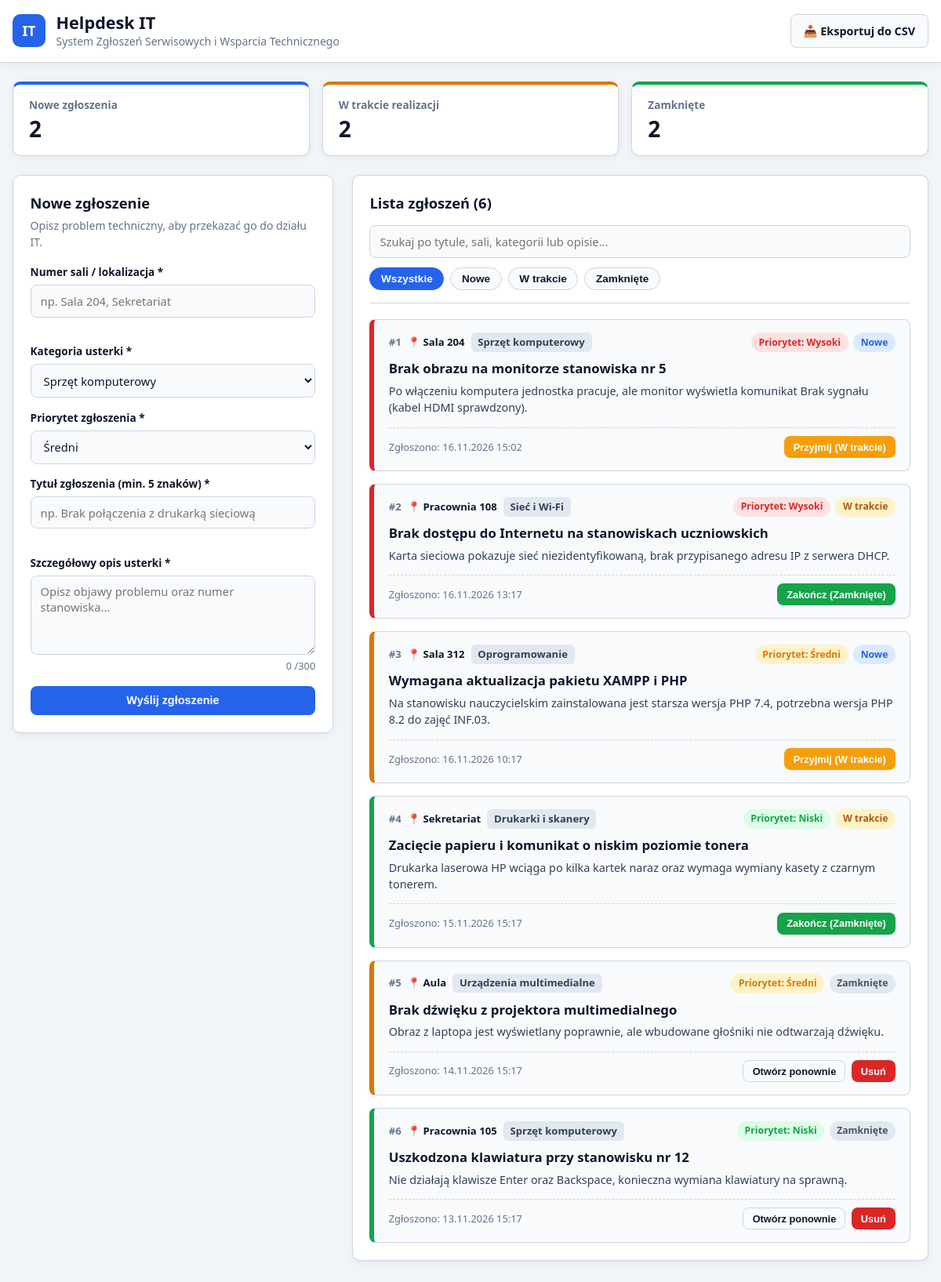
The page / on the database its author committed.
### tables this page shows
CREATE TABLE `tickets` (
  `id` INT AUTO_INCREMENT PRIMARY KEY,
  `category_id` INT NOT NULL,
  `room` VARCHAR(20) NOT NULL,
  `title` VARCHAR(100) NOT NULL,
  `description` TEXT NOT NULL,
  `priority` ENUM('niski', 'sredni', 'wysoki') NOT NULL DEFAULT 'sredni',
  `status` ENUM('nowe', 'w_trakcie', 'zamkniete') NOT NULL DEFAULT 'nowe',
  `created_at` TIMESTAMP DEFAULT CURRENT_TIMESTAMP,
  CONSTRAINT `fk_tickets_category`
    FOREIGN KEY (`category_id`) REFERENCES `categories`(`id`)
    ON DELETE RESTRICT
    ON UPDATE CASCADE
);

CREATE TABLE `categories` (
  `id` INT AUTO_INCREMENT PRIMARY KEY,
  `name` VARCHAR(60) NOT NULL
);

### index.php (the view, shortened to what this page needs)
<?php
require_once __DIR__ . '/db.php';
$categories = $pdo->query("SELECT id, name FROM categories ORDER BY id ASC")->fetchAll();
$stmtTickets = $pdo->query("
    SELECT
        t.id,
        t.category_id,
        t.room,
        t.title,
        t.description,
        t.priority,
        t.status,
        t.created_at,
        c.name AS category_name
    FROM tickets t
    INNER JOIN categories c ON t.category_id = c.id
    ORDER BY t.created_at DESC
");
$tickets = $stmtTickets->fetchAll();
$stats = [
    'nowe'      => 0,
    'w_trakcie' => 0,
    'zamkniete' => 0,
];
foreach ($tickets as $ticket) {
    if (isset($stats[$ticket['status']])) {
        $stats[$ticket['status']]++;
    }
}
$priorityLabels = [
    'niski'  => 'Niski',
    'sredni' => 'Średni',
    'wysoki' => 'Wysoki',
];
$statusLabels = [
    'nowe'      => 'Nowe',
    'w_trakcie' => 'W trakcie',
    'zamkniete' => 'Zamknięte',
];
function e(string $value): string
{
    return htmlspecialchars($value, ENT_QUOTES | ENT_SUBSTITUTE, 'UTF-8');
}
?>
<!DOCTYPE html>
<html lang="pl">
<head>
  <link rel="stylesheet" href="css/style.css">
</head>
<body>
  <header class="app-header">
    <div class="container header-inner">
      <div class="brand">
        <span class="brand-icon">IT</span>
        <div>
          <h1>Helpdesk IT</h1>
          <p class="subtitle">System Zgłoszeń Serwisowych i Wsparcia Technicznego</p>
        </div>
      </div>
      <a href="export.php" class="btn btn-export">📥 Eksportuj do CSV</a>
    </div>
  </header>
  <main class="container main-wrapper">
    <section class="stats-grid" aria-label="Podsumowanie zgłoszeń">
      <article class="stat-card stat-new">
        <span class="stat-label">Nowe zgłoszenia</span>
        <strong class="stat-value"><?= $stats['nowe'] ?></strong>
      </article>
      <article class="stat-card stat-progress">
        <span class="stat-label">W trakcie realizacji</span>
        <strong class="stat-value"><?= $stats['w_trakcie'] ?></strong>
      </article>
      <article class="stat-card stat-closed">
        <span class="stat-label">Zamknięte</span>
        <strong class="stat-value"><?= $stats['zamkniete'] ?></strong>
      </article>
    </section>
    <div class="layout-grid">
      <aside class="panel form-panel">
        <h2>Nowe zgłoszenie</h2>
        <p class="panel-desc">Opisz problem techniczny, aby przekazać go do działu IT.</p>
        <form id="ticket-form" action="index.php" method="POST" novalidate>
          <div class="form-group">
            <label for="room">Numer sali / lokalizacja *</label>
            <input
              type="text"
              id="room"
              name="room"
              maxlength="20"
              placeholder="np. Sala 204, Sekretariat"
              required
            >
            <small class="error-msg" id="room-error"></small>
          </div>
          <div class="form-group">
            <label for="category_id">Kategoria usterki *</label>
            <select id="category_id" name="category_id" required>
              <?php foreach ($categories as $cat): ?>
                <option value="<?= (int)$cat['id'] ?>">
                  <?= e($cat['name']) ?>
                </option>
              <?php endforeach; ?>
            </select>
          </div>
          <div class="form-group">
            <label for="priority">Priorytet zgłoszenia *</label>
            <select id="priority" name="priority" required>
              <option value="sredni" selected>Średni</option>
            </select>
          </div>
          <div class="form-group">
            <label for="title">Tytuł zgłoszenia (min. 5 znaków) *</label>
            <input
              type="text"
              id="title"
              name="title"
              maxlength="100"
              placeholder="np. Brak połączenia z drukarką sieciową"
              required
            >
            <small class="error-msg" id="title-error"></small>
          </div>
          <div class="form-group">
            <label for="description">Szczegółowy opis usterki *</label>
            <textarea
              id="description"
              name="description"
              rows="4"
              maxlength="300"
              placeholder="Opisz objawy problemu oraz numer stanowiska..."
              required
            ></textarea>
            <div class="textarea-footer">
              <span id="char-counter" class="char-counter">0 / 300</span>
            </div>
          </div>
          <button type="submit" class="btn btn-primary btn-block">Wyślij zgłoszenie</button>
        </form>
      </aside>
      <section class="panel tickets-panel" aria-labelledby="tickets-heading">
        <div class="tickets-header">
          <h2 id="tickets-heading">Lista zgłoszeń (<?= count($tickets) ?>)</h2>
        </div>
        <div class="filter-bar">
          <div class="search-box">
            <input
              type="search"
              id="search-input"
              placeholder="Szukaj po tytule, sali, kategorii lub opisie..."
              aria-label="Szukaj zgłoszeń"
            >
          </div>
          <div class="status-filters" role="group" aria-label="Filtruj według statusu">
            <button type="button" class="filter-btn active" data-filter="all">Wszystkie</button>
            <button type="button" class="filter-btn" data-filter="nowe">Nowe</button>
            <button type="button" class="filter-btn" data-filter="w_trakcie">W trakcie</button>
            <button type="button" class="filter-btn" data-filter="zamkniete">Zamknięte</button>
          </div>
        </div>
        <div id="tickets-list" class="tickets-list">
          <?php if (empty($tickets)): ?>
            <p class="empty-state">Brak zgłoszeń serwisowych w bazie danych.</p>
          <?php else: ?>
            <?php foreach ($tickets as $ticket): ?>
              <?php
                $prio = $ticket['priority'];
                $stat = $ticket['status'];
              ?>
              <article
                class="ticket-card priority-<?= e($prio) ?>"
                data-status="<?= e($stat) ?>"
              >
                <div class="ticket-top">
                  <div class="ticket-meta">
                    <span class="ticket-id">#<?= (int)$ticket['id'] ?></span>
                    <span class="badge-room">📍 <?= e($ticket['room']) ?></span>
                    <span class="badge-category"><?= e($ticket['category_name']) ?></span>
                  </div>
                  <div class="ticket-badges">
                    <span class="badge priority-badge-<?= e($prio) ?>">
                      Priorytet: <?= e($priorityLabels[$prio] ?? $prio) ?>
                    </span>
                    <span class="badge status-badge-<?= e($stat) ?>">
                      <?= e($statusLabels[$stat] ?? $stat) ?>
                    </span>
                  </div>
                </div>
                <h3 class="ticket-title"><?= e($ticket['title']) ?></h3>
                <p class="ticket-desc"><?= nl2br(e($ticket['description'])) ?></p>
                <div class="ticket-footer">
                  <time class="ticket-date" datetime="<?= e($ticket['created_at']) ?>">
                    Zgłoszono: <?= e(date('d.m.Y H:i', strtotime($ticket['created_at']))) ?>
                  </time>
                  <div class="ticket-actions">
                    <?php if ($stat === 'nowe'): ?>
                      <form action="index.php" method="POST" class="inline-form">
                        <button type="submit" class="btn btn-sm btn-progress">Przyjmij (W trakcie)</button>
                      </form>
                    <?php elseif ($stat === 'w_trakcie'): ?>
                      <form action="index.php" method="POST" class="inline-form">
                        <button type="submit" class="btn btn-sm btn-complete">Zakończ (Zamknięte)</button>
                      </form>
                    <?php elseif ($stat === 'zamkniete'): ?>
                      <form action="index.php" method="POST" class="inline-form">
                        <button type="submit" class="btn btn-sm btn-reopen">Otwórz ponownie</button>
                      </form>
                      <form action="index.php" method="POST" class="inline-form delete-form">
                        <button type="submit" class="btn btn-sm btn-danger">Usuń</button>
                      </form>
                    <?php endif; ?>
                  </div>
                </div>
              </article>
            <?php endforeach; ?>
          <?php endif; ?>
        </div>
      </section>
    </div>
  </main>
</body>
</html>

### rows shown on the page
tickets: id "1", room "Sala 204", category.name "Sprzęt komputerowy", priority "Wysoki", status "Nowe", title "Brak obrazu na monitorze stanowiska nr 5", description "Po włączeniu komputera jednostka pracuje, ale monitor wyświetla komunikat Brak sygnału (kabel HDMI sprawdzony).", created_at "16.11.2026 15:02"
tickets: id "2", room "Pracownia 108", category.name "Sieć i Wi-Fi", priority "Wysoki", status "W trakcie", title "Brak dostępu do Internetu na stanowiskach uczniowskich", description "Karta sieciowa pokazuje sieć niezidentyfikowaną, brak przypisanego adresu IP z serwera DHCP.", created_at "16.11.2026 13:17"
tickets: id "3", room "Sala 312", category.name "Oprogramowanie", priority "Średni", status "Nowe", title "Wymagana aktualizacja pakietu XAMPP i PHP", description "Na stanowisku nauczycielskim zainstalowana jest starsza wersja PHP 7.4, potrzebna wersja PHP 8.2 do zajęć INF.03.", created_at "16.11.2026 10:17"
tickets: id "4", room "Sekretariat", category.name "Drukarki i skanery", priority "Niski", status "W trakcie", title "Zacięcie papieru i komunikat o niskim poziomie tonera", description "Drukarka laserowa HP wciąga po kilka kartek naraz oraz wymaga wymiany kasety z czarnym tonerem.", created_at "15.11.2026 15:17"
tickets: id "5", room "Aula", category.name "Urządzenia multimedialne", priority "Średni", status "Zamknięte", title "Brak dźwięku z projektora multimedialnego", description "Obraz z laptopa jest wyświetlany poprawnie, ale wbudowane głośniki nie odtwarzają dźwięku.", created_at "14.11.2026 15:17"
tickets: id "6", room "Pracownia 105", category.name "Sprzęt komputerowy", priority "Niski", status "Zamknięte", title "Uszkodzona klawiatura przy stanowisku nr 12", description "Nie działają klawisze Enter oraz Backspace, konieczna wymiana klawiatury na sprawną.", created_at "13.11.2026 15:17"

### other values the page prints
$stats['nowe'] "2"
$stats['w_trakcie'] "2"
$stats['zamkniete'] "2"
count($tickets) "6"
form field category_id "Sprzęt komputerowy"
